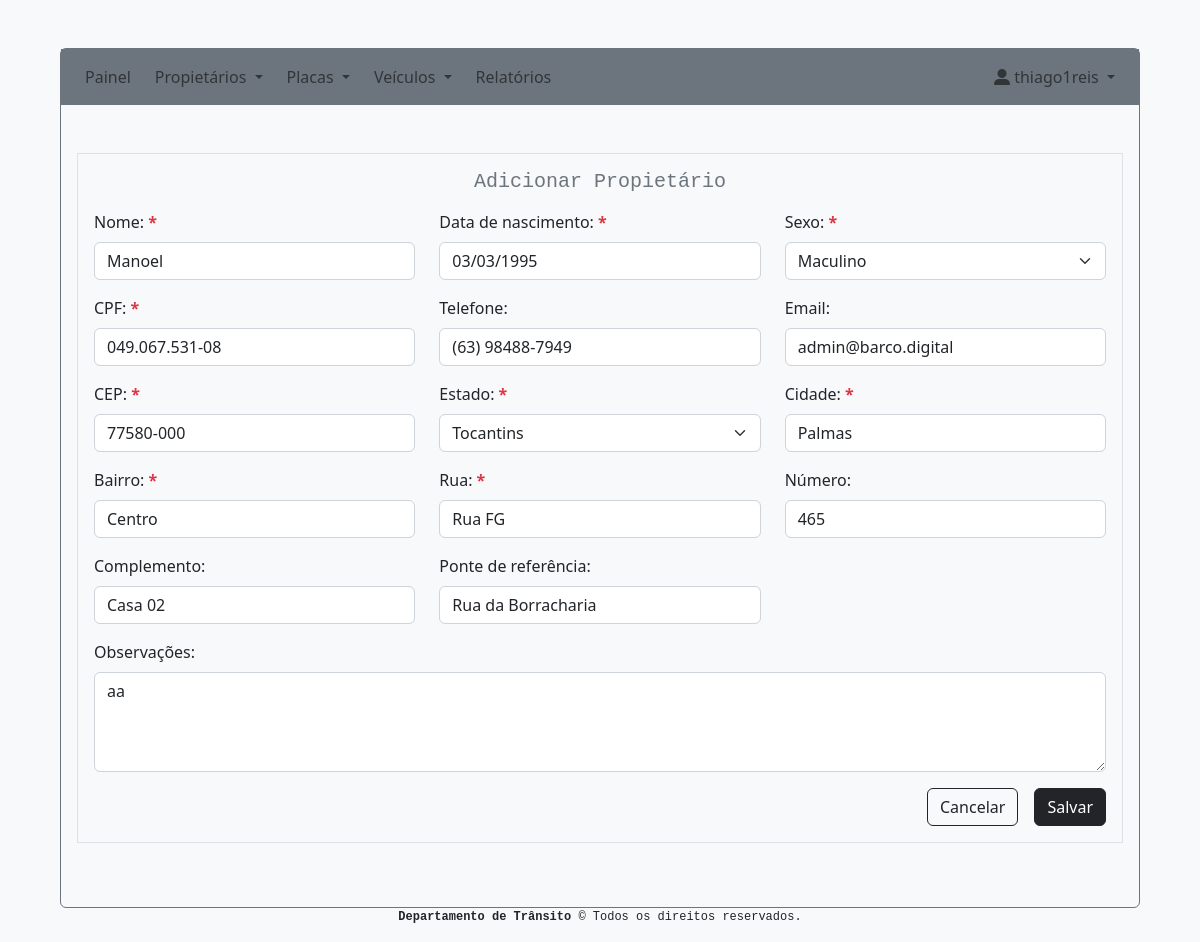
/sistema/propietario/editar/4 (signed in), run on an earlier commit of the app's database.
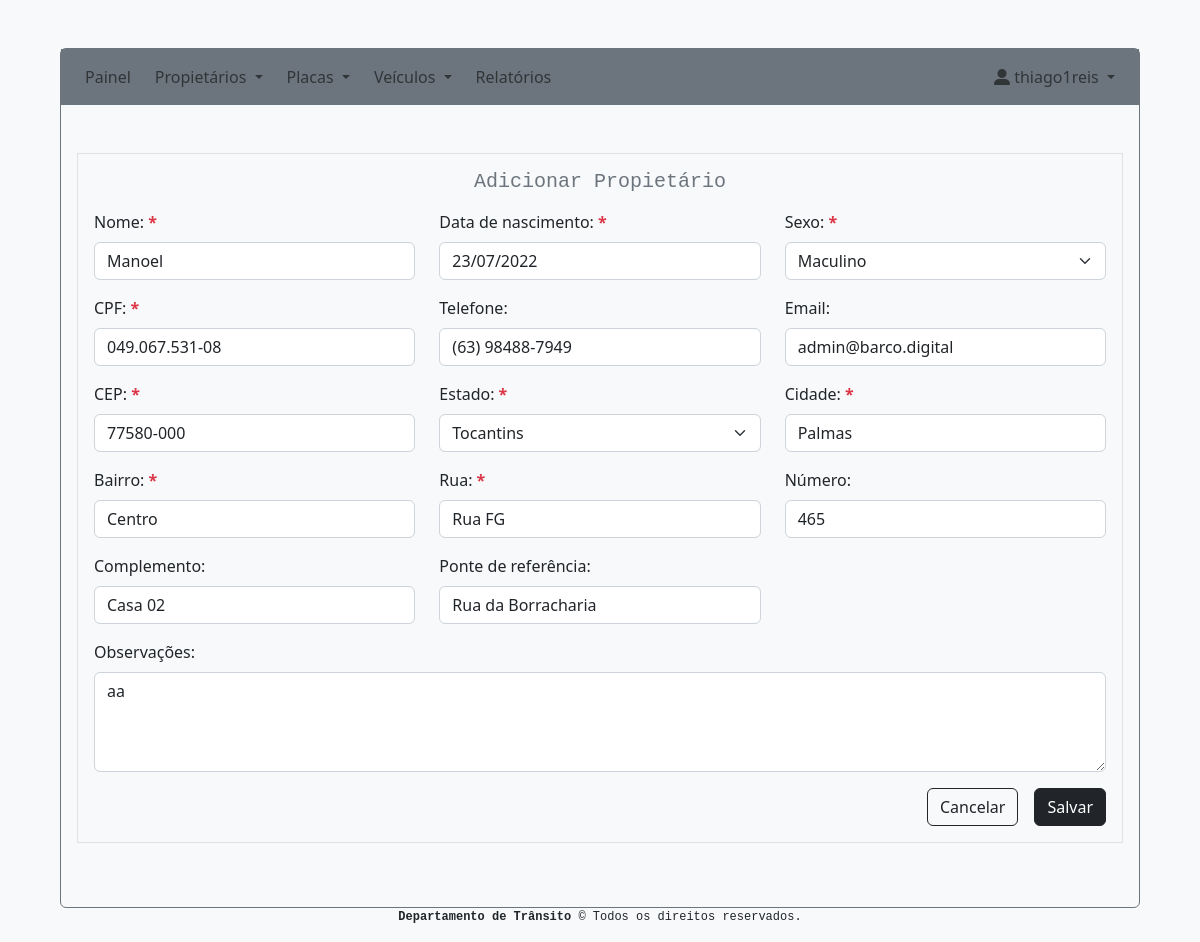
And on a later commit of the database.
### system/models.py (models this page shows, shortened)
class Owner(models.Model):
    SEX_CHOICES = [
        ('Feminino', 'Feminino'),
        ('Maculino', 'Maculino'),
        ('Outro', 'Outro')
    ]
    name = models.CharField(max_length=255)
    birth_date = models.DateField()
    sex = models.CharField(max_length=10, choices=SEX_CHOICES, blank=False, null=False)
    cpf = models.CharField(max_length=255)
    telephone = models.CharField(max_length=255, blank=True, null=True)
    email = models.EmailField(blank=True, null=True)
    zip_code = models.CharField(max_length=255)
    state = models.CharField(max_length=25, choices=STATE_CHOICES, blank=False, null=False)
    city = models.CharField(max_length=255)
    district = models.CharField(max_length=255)
    road = models.CharField(max_length=255)
    number = models.IntegerField(blank=True, null=True)
    complement = models.CharField(max_length=255, blank=True, null=True)
    reference_point = models.CharField(max_length=255, blank=True, null=True)
    comments = models.CharField(max_length=255, blank=True, null=True)
    created = models.DateTimeField('created', auto_now_add=True)
    modified = models.DateTimeField('modified', auto_now=True)

### system/views.py (the view)
# urls.py: path('propietario/editar/<int:owner_pk>', views.owner_edit, name='owner_edit'),
@login_required(login_url="/")
def owner_edit(request, owner_pk):
    owner = Owner.objects.get(pk=owner_pk)
    form = OwnerForm(request.POST or None, instance=owner)
    try:
        if request.POST:
            if form.is_valid():
                form.save()
                messages.success(request, 'Dados do propietário editado com sucesso!')
                return redirect('owner_index')
    except Exception as error:
        context = {
            'form': form,
            'owner': owner.id
        }
        messages.error(request, error)
        return render(request, 'system/owner_edit.html', context,)
    context = {
        'form': form,
        'owner': owner.id
    }
    return render(request, 'system/owner_edit.html', context,)

### system/templates/system/owner_edit.html (shortened to what the changed rows need)
{% extends 'base.html' %}
{% load crispy_forms_tags %}
{% block content %}
    <div class="border p-3 m-3">
        <form action="{% url 'owner_edit' owner %}" method="POST">
                 <div class="row">
                    <div class="col-sm-4 mb-3">
                        {{ form.name|as_crispy_field }}
                    </div>
                    <div class="col-sm-4 mb-3">
                        {{ form.birth_date|as_crispy_field }}
                    </div>
                    <div class="col-sm-4 mb-3">
                        <label for="sex" class="form-label">Sexo: <span class="text-danger fw-bold">*</span></label><br>
                        {{ form.sex|as_crispy_field }}
                    </div>
                    <div class="col-sm-4 mb-3">
                        {{ form.cpf|as_crispy_field }}
                    </div>
                    <div class="col-sm-4 mb-3">
                        {{ form.telephone|as_crispy_field }}
                    </div>
                    <div class="col-sm-4 mb-3">
                        {{ form.email|as_crispy_field }}
                    </div>
                    <div class="col-sm-4 mb-3">
                        {{ form.zip_code|as_crispy_field }}
                    </div>
                    <div class="col-sm-4 mb-3">
                        {{ form.state|as_crispy_field }}
                    </div>
                    <div class="col-sm-4 mb-3">
                        {{ form.city|as_crispy_field }}
                    </div>
                    <div class="col-sm-4 mb-3">
                        {{ form.district|as_crispy_field }}
                    </div>
                    <div class="col-sm-4 mb-3">
                        {{ form.road|as_crispy_field }}
                    </div>
                    <div class="col-sm-4 mb-3">
                        {{ form.number|as_crispy_field }}
                    </div>
                    <div class="col-sm-4 mb-3">
                        {{ form.complement|as_crispy_field }}
                    </div>
                    <div class="col-sm-4 mb-3">
                        {{ form.reference_point|as_crispy_field }}
                    </div>
                    <div class="col-sm-12 mb-3">
                        {{ form.comments|as_crispy_field }}
                    </div>
                </div>
        </form>
    </div>
{% endblock %}

What changed in the data, as far as the page shows it:
changed Owner "Manoel": birth_date "03/03/1995" → "23/07/2022"
